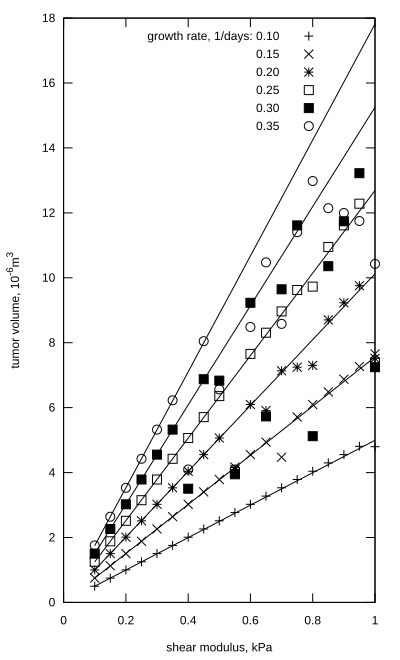

Write the gnuplot code that produced this figure.
set term svg size 400, 660 font 'Arial, 12' background rgb 'white'
set macros
set output "bio.svg"
f(k) = sprintf("<awk '$1 == %g' bio.dat", k)
g(k) = sprintf("<awk '$1 == %g' suragate.dat", k)
set key left
set xlabel "shear modulus, kPa"
set ylabel "tumor volume, 10^{-6} m^3"
kl = "growth rate, 1/days: "
u = 'i = i + 1, f(k) u 2:($3*1e6) w p lc "black" pt i t sprintf("%s%.2f", kl, k), kl = ""'
v = 'g(k) u 2:($3*1e6) w l lc "black" t ""'
i = 0
plot [0:1][0:] \
k = 0.1, @u, @v, \
k = 0.15, @u, @v, \
k = 0.2, @u, @v, \
k = 0.25, @u, @v, \
k = 0.3, @u, @v, \
k = 0.35, @u, @v
